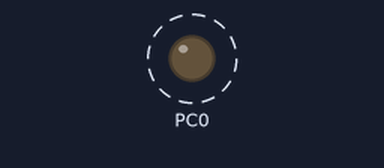
Bench run of a program on a simulated ATmega32, built with avr-gcc and emulated at 16 MHz. On the bench: output pins drawn as LEDs (lit = HIGH). Dashed ring = blinking.

Above: at 0.2 s.
Timing chart, 0 to 3.0 s (numbered marks = the images above):
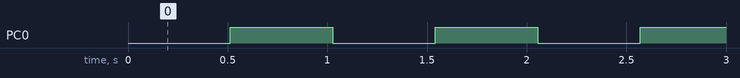

The program:

main.c
```c
/*
 * main.c
 *
 *  Created on: Sep 2, 2023
 *      Author: Zeyad Mohamed
 */

#include <avr/io.h>
#include <avr/interrupt.h>

unsigned char tick = 0;

void Timer0_compare(void){
	TCCR0 = (1<<FOC0) | (1<<WGM01) | (1<<CS00) | (1<<CS02);
	TCNT0 = 0;
	OCR0 = 250;
	TIMSK |= (1<<OCIE0);
	SREG |= (1<<7);
}


int main(){
	DDRC |= (1<<0);
	PORTC &= ~(1<<0);
	Timer0_compare();
	while(1){

	}
}

ISR (TIMER0_COMP_vect){
	tick++;
	if (tick == 32){
		PORTC ^= (1<<0);
		tick = 0;
	}
}
```

Measured:
- by itself, PC0: alternates HIGH for 0.51 s and LOW for 0.51 s
